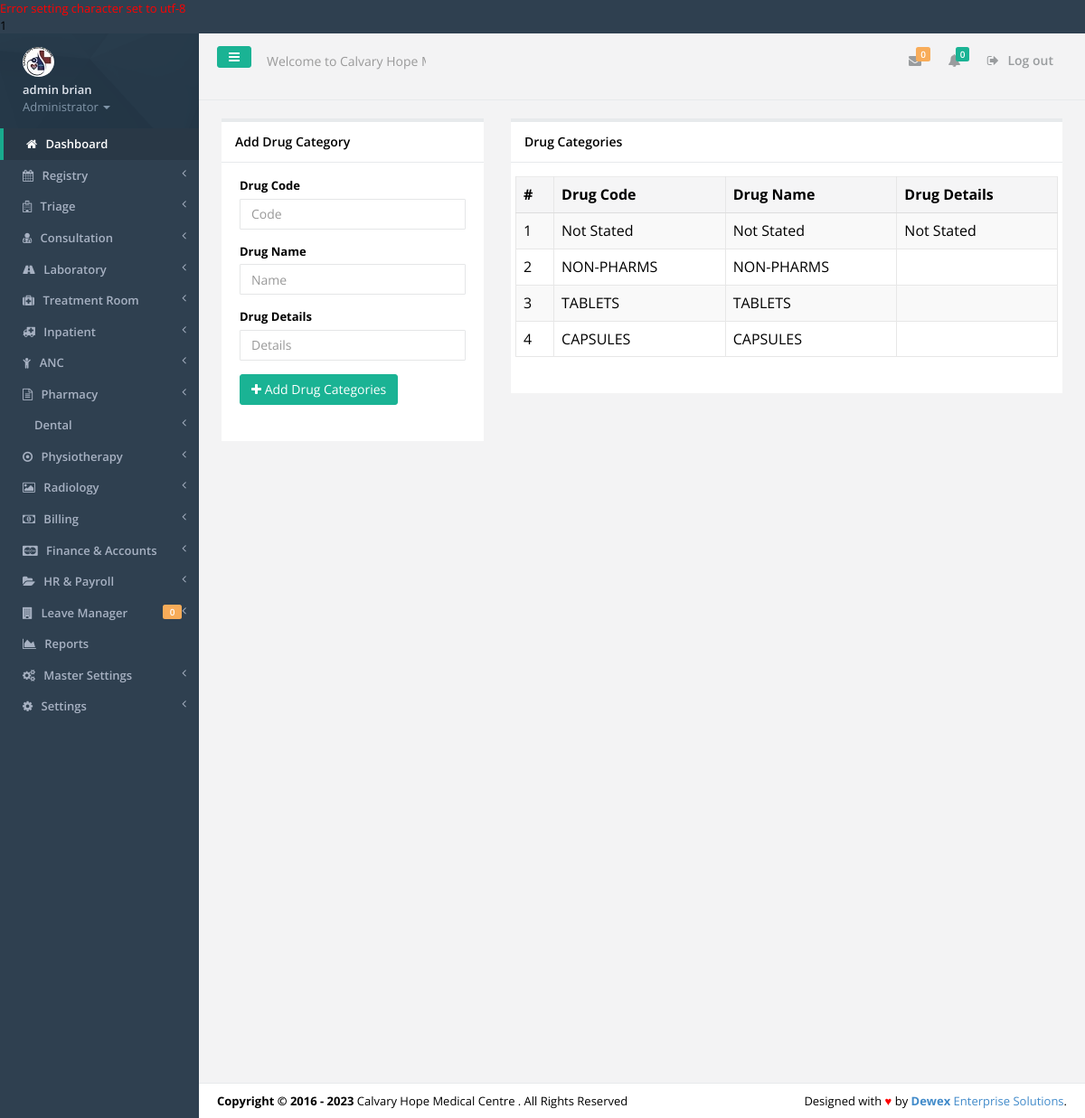
Screenshot of /drug-caterogies.php (signed in) with the database file from the repository.
### tables this page shows
CREATE TABLE IF NOT EXISTS `tbl_users` (
  `id` int(11) NOT NULL,
  `f_name` varchar(30) NOT NULL,
  `s_name` varchar(30) NOT NULL,
  `id_no` varchar(30) NOT NULL,
  `email` varchar(30) NOT NULL,
  `phone` varchar(15) NOT NULL,
  `password` varchar(200) NOT NULL,
  `user_l` varchar(50) NOT NULL,
  `profile_image` varchar(45) NOT NULL,
  `active` varchar(30) NOT NULL
);

CREATE TABLE IF NOT EXISTS `tbl_settings` (
  `settings_id` int(11) NOT NULL,
  `slogan` varchar(100) NOT NULL,
  `l_status` varchar(10) NOT NULL,
  `system_name` varchar(30) NOT NULL,
  `campaigner_name` varchar(30) NOT NULL,
  `campaigner_short_name` varchar(30) NOT NULL,
  `campaign_location` varchar(30) NOT NULL,
  `seat` varchar(30) NOT NULL,
  `inst_date` varchar(15) NOT NULL,
  `photo` varchar(30) NOT NULL,
  `photo_size` varchar(10) NOT NULL,
  `photo_type` varchar(20) NOT NULL,
  `custom_reply_msg` varchar(500) NOT NULL,
  `address` varchar(50) NOT NULL,
  `phone` varchar(30) NOT NULL,
  `email` varchar(30) NOT NULL
);

CREATE TABLE IF NOT EXISTS `tbl_drug_categories` (
  `drug_id` int(11) NOT NULL,
  `drug_code` varchar(100) NOT NULL,
  `drug_name` varchar(300) NOT NULL,
  `drug_desc` varchar(255) NOT NULL,
  `drug_timestamp` timestamp NOT NULL DEFAULT CURRENT_TIMESTAMP ON UPDATE CURRENT_TIMESTAMP
);

### includes/authenticate.php (called while the page is built, shortened)
<?php
require_once 'inc/auth.php';
$signedemail = $_SESSION['email'];
$adminDetails = mysqli_query($dbconnect,"SELECT * FROM tbl_users WHERE email='$signedemail'");
$dd = mysqli_fetch_assoc($adminDetails);
$sfname = $dd['f_name'];
$ssname = $dd['s_name'];
$sidno = $dd['id_no'];
$user_l = $dd['user_l'];
	$getcountleaves =mysqli_query($dbconnect,"SELECT COUNT(*) as k FROM tbl_leavetransactions WHERE leavetrans_approver='$sidno' AND leavetrans_status='APPLIED'");
	$gcntttl1 = mysqli_fetch_array($getcountleaves);
	$leavestoapprove = $gcntttl1['k'];
?>

### inc/auth.php (called while the page is built, shortened)
<?php
include('config.php');
$dbhost = "localhost";
$dbuser = "root";
$dbpass = "";
$dbname = "agrovet";
$dbconnect = new mysqli($dbhost, $dbuser, $dbpass, $dbname);
$get_system_settings = mysqli_query($dbconnect,"SELECT * FROM tbl_settings LIMIT 1");
$smartC = mysqli_fetch_array($get_system_settings);
$smart_name = $smartC['system_name'];
?>

### drug-caterogies.php (the view, shortened to what this page needs)
<?php include('includes/authenticate.php'); ?>
<!DOCTYPE html>
<html>
<head>
    <?php include('includes/meta.php');?>
    <link href="css/plugins/dataTables/dataTables.bootstrap.css" rel="stylesheet">
    <link href="css/plugins/dataTables/dataTables.responsive.css" rel="stylesheet">
    <link href="css/plugins/dataTables/dataTables.tableTools.min.css" rel="stylesheet">
</head>
<body>
    <div id="wrapper">
	<?php include('includes/sidebar.php');?>
        <div id="page-wrapper" class="gray-bg">
        <div class="row border-bottom">
			<?php include('includes/top-nav.php'); ?>
        </div>
        <div class="wrapper wrapper-content">
                <div class="row">
					<div class="col-lg-4">
						<div class="ibox float-e-margins">
                        <div class="ibox-title">
                            <h5>Add Drug Category</h5>
						</div>
                        <div class="ibox-content">
                           <div class="row">
								<form role="form" method="post">
									<div class="col-sm-12">
											</div>
											<div class="col-sm-12">
												<div class="form-group">
													<label>Drug Code</label>
													<input type="text" name="drugcode" placeholder="Code" class="form-control">
												</div>
												<div class="form-group">
													<label>Drug Name</label>
													<input type="text" name="drugname" placeholder="Name" class="form-control">
												</div>
												<div class="form-group">
													<label> Drug Details</label>
													<input type="text" name="schemedetails" placeholder="Details" class="form-control">
												</div>
												<div class="form-group">
													<button name="newcounty" class="btn btn-md btn-primary" type="submit"><i class="fa fa-plus"></i> Add Drug Categories</button>
												</div>
											</div>
								</form>
							</div>
						</div>
					 </div>
					</div>
					<div class="col-lg-8">
						<div class="ibox float-e-margins">
                        <div class="ibox-title">
                            <h5>Drug Categories</h5>
						</div>
                        <div class="ibox-content">
                           <div class="row">
								<table class="table table-striped table-bordered table-hover dataTables-example" >
								<thead>
								<tr>
									<th>#</th>
									<th>Drug Code</th>
									<th>Drug Name</th>
									<th>Drug Details</th>
								</tr>
								</thead>
								<tbody>
								<?php
								$No = 0;
								$getcountyname =mysqli_query($dbconnect,"SELECT * FROM tbl_drug_categories");
								while($gcn = mysqli_fetch_array($getcountyname)){
									$No=$No+1;
									$vital_code = $gcn['drug_code'];
									$vital_name = $gcn['drug_name'];
									$vital_unit = $gcn['drug_desc'];
								?>
								 <td><?php echo $No; ?></td>
									<td><?php echo $vital_code; ?></td>
									<td><?php echo $vital_name; ?></td>
									<td><?php echo $vital_unit; ?></td>
								<?php
								}
								?>
								</tbody>
								</table>
							</div>
						</div>
					 </div>
					</div>
			</div>
        </div>
		<?php include 'includes/footer.php'?>
        </div>
    </div>
</body>
</html>

### includes/sidebar.php (shortened to what this page needs)
<nav class="navbar-default navbar-static-side" role="navigation">
            <div class="sidebar-collapse">
                <ul class="nav" id="side-menu">
                    <li class="nav-header">
                        <div class="dropdown profile-element"> <span>
                            <img alt="image" class="img-circle" src="img/profile_small.jpg" />
                             </span>
                            <a data-toggle="dropdown" class="dropdown-toggle" href="#">
                            <span class="clear"> <span class="block m-t-xs"> <strong class="font-bold"><?php echo "$sfname $ssname";?></strong>
                             </span> <span class="text-muted text-xs block">Administrator <b class="caret"></b></span> </span> </a>
                        </div>
                    </li>
                    <li class="active">
                        <a href="index.php"><i class="fa fa-home"></i> <span class="nav-label">Dashboard</span></a>
                    </li>
					<?php
					if($user_l=='REGISTRY'||$user_l=='ADMINISTRATOR'){
					?>
					<li>
                        <a href="registry.php"><i class="fa fa-calendar"></i> <span class="nav-label">Registry </span><span class="fa arrow"></span></a>
                    </li>
					<?php
					}
					if($user_l=='TRIAGE'||$user_l=='ADMINISTRATOR'||$user_l=='TREATMENTROOM'){
					?>
					<li>
						<a href="#"><i class="fa fa-hospital-o"></i> <span class="nav-label">Triage </span><span class="fa arrow"></span></a>
					</li>
					<?php
					}
					if($user_l=='CONSULTATION'||$user_l=='ADMINISTRATOR'){
					?>
					<li>
                        <a href="#"><i class="fa fa-user-md"></i> <span class="nav-label">Consultation </span><span class="fa arrow"></span></a>
                    </li>
					<?php
					}
					if($user_l=='LABORATORY'||$user_l=='ADMINISTRATOR'){
					?>
					<li>
                        <a href="#"><i class="fa fa-road"></i> <span class="nav-label">Laboratory </span><span class="fa arrow"></span></a>
                    </li>
					<?php
					}
					if($user_l=='TRIAGE'||$user_l=='ADMINISTRATOR'||$user_l=='TREATMENTROOM'){
					?>
					<li>
                        <a href="#"><i class="fa fa-medkit"></i> <span class="nav-label">Treatment Room </span><span class="fa arrow"></span></a>
                    </li>
					<li>
                        <a href="#"><i class="fa fa-ambulance"></i> <span class="nav-label">Inpatient </span><span class="fa arrow"></span></a>
                    </li>
					<li>
                        <a href="#"><i class="fa fa-child"></i> <span class="nav-label">ANC </span><span class="fa arrow"></span></a>
                    </li>
					<?php
					}
					if($user_l=='PHARMACY'||$user_l=='ADMINISTRATOR'){
					?>
					<li>
                        <a href="#"><i class="fa fa-file-text-o"></i> <span class="nav-label">Pharmacy </span><span class="fa arrow"></span></a>
                    </li>
					<?php
					}
					if($user_l=='ADMINISTRATOR'){
					?>
					<li>
                        <a href="#"><i class="fa-solid fa-road"></i> <span class="nav-label">Dental </span><span class="fa arrow"></span></a>
                    </li>
					<li>
                        <a href="#"><i class="fa fa-dot-circle-o"></i> <span class="nav-label">Physiotherapy </span><span class="fa arrow"></span></a>
                    </li>
						<li>
                        <a href="#"><i class="fa fa-photo"></i> <span class="nav-label">Radiology </span><span class="fa arrow"></span></a>
                    </li>
					<?php
					}
					if($user_l=='REGISTRY'||$user_l=='ADMINISTRATOR'){
					?>
					<li>
                        <a href="#"><i class="fa fa-money"></i> <span class="nav-label">Billing </span><span class="fa arrow"></span></a>
                    </li>
					<?php
					}
					if($user_l=='ADMINISTRATOR'){
					?>
					<li>
                        <a href="#"><i class="fa fa-cc-mastercard"></i> <span class="nav-label">Finance & Accounts </span><span class="fa arrow"></span></a>
                    </li>
					<?php } ?>
					<li>
                        <a href="#"><i class="fa fa-folder-open"></i> <span class="nav-label">HR & Payroll </span><span class="fa arrow"></span></a>
                    </li>
					<li>
                        <a href="#"><i class="fa fa-building"></i> <span class="nav-label">Leave Manager </span><span class="fa arrow"></span><span class="label label-warning pull-right"><?php echo $leavestoapprove; ?></span></a>
                    </li>
					<?php
					if($user_l=='ADMINISTRATOR'){
					?>
					 <li>
                        <a href="reports.php"><i class="fa fa-area-chart"></i> <span class="nav-label">Reports</a>
                    </li>
                    <li>
                        <a href="#"><i class="fa fa-cogs"></i> <span class="nav-label">Master Settings</span><span class="fa arrow"></span></a>
                    </li>
                    <li>
                        <a href="#"><i class="fa fa-gear"></i> <span class="nav-label"> Settings</span><span class="fa arrow"></span></a>
                    </li>
					<?php
					}
					?>
                </ul>
            </div>
        </nav>

### includes/top-nav.php (shortened to what this page needs)
<nav class="navbar navbar-static-top" role="navigation" style="margin-bottom: 0">
        <div class="navbar-header">
            <a class="navbar-minimalize minimalize-styl-2 btn btn-primary " href="#"><i class="fa fa-bars"></i> </a>
            <form role="search" class="navbar-form-custom" method="post" action="search_results.html">
                <div class="form-group">
                    <input type="text" placeholder="Welcome to <?php echo $smart_name; ?>..." class="form-control" name="top-search" id="top-search">
                </div>
            </form>
        </div>
            <ul class="nav navbar-top-links navbar-right">
                <li>
                    <a class="count-info" tooltip="Unread" href="#">
                        <i class="fa fa-envelope"></i>  <span class="label label-warning">0</span>
                    </a>
                </li>
                <li>
                    <a class="count-info" data-toggle="dropdowhn" tooltip="Marked Important" href="#">
                        <i class="fa fa-bell"></i>  <span class="label label-primary">0</span>
                    </a>
                 </li>
				<li>
                    <a href="logout.php?logout">
                        <i class="fa fa-sign-out"></i> Log out
                    </a>
                </li>
            </ul>
	</nav>

### includes/footer.php
<div class="footer">
    <div class="pull-right">
        Designed with <span style="color:red">&hearts;</span> by <a href="mailto: isaacwex@gmail.com tel:0729522550" target="_blank" title="We're Dewex Enterprise Solutions" target="_blank" rel="dofollow"><strong>Dewex</strong> Enterprise Solutions</a>.
    </div>
    <div>
        <strong>Copyright &copy; 2016 - <?php echo date('Y'); ?></strong> <?php echo $smart_name; ?> . All Rights Reserved
    </div>
</div>

### rows the page displays
tbl_users: f_name "admin", s_name "brian"
tbl_settings: top-search "Welcome to Calvary Hope Medical Centre...", system_name "Calvary Hope Medical Centre"
tbl_drug_categories: drug_code "Not Stated", drug_name "Not Stated", drug_desc "Not Stated"
tbl_drug_categories: drug_code "NON-PHARMS", drug_name "NON-PHARMS"
tbl_drug_categories: drug_code "TABLETS", drug_name "TABLETS"
tbl_drug_categories: drug_code "CAPSULES", drug_name "CAPSULES"

### other values shown
$dbconnect->error() "1"
$leavestoapprove "0"
